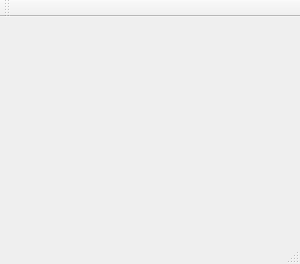
<?xml version="1.0" encoding="UTF-8"?>
<ui version="4.0">
 <class>MainWindow</class>
 <widget class="QMainWindow" name="MainWindow">
  <property name="geometry">
   <rect>
    <x>0</x>
    <y>0</y>
    <width>300</width>
    <height>264</height>
   </rect>
  </property>
  <property name="windowTitle">
   <string>MainWindow</string>
  </property>
  <widget class="QWidget" name="centralWidget"/>
  <widget class="QMenuBar" name="menuBar">
   <property name="geometry">
    <rect>
     <x>0</x>
     <y>0</y>
     <width>300</width>
     <height>20</height>
    </rect>
   </property>
  </widget>
  <widget class="QToolBar" name="mainToolBar">
   <attribute name="toolBarArea">
    <enum>TopToolBarArea</enum>
   </attribute>
   <attribute name="toolBarBreak">
    <bool>false</bool>
   </attribute>
  </widget>
  <widget class="QStatusBar" name="statusBar"/>
 </widget>
 <layoutdefault spacing="6" margin="11"/>
 <resources/>
 <connections/>
</ui>
